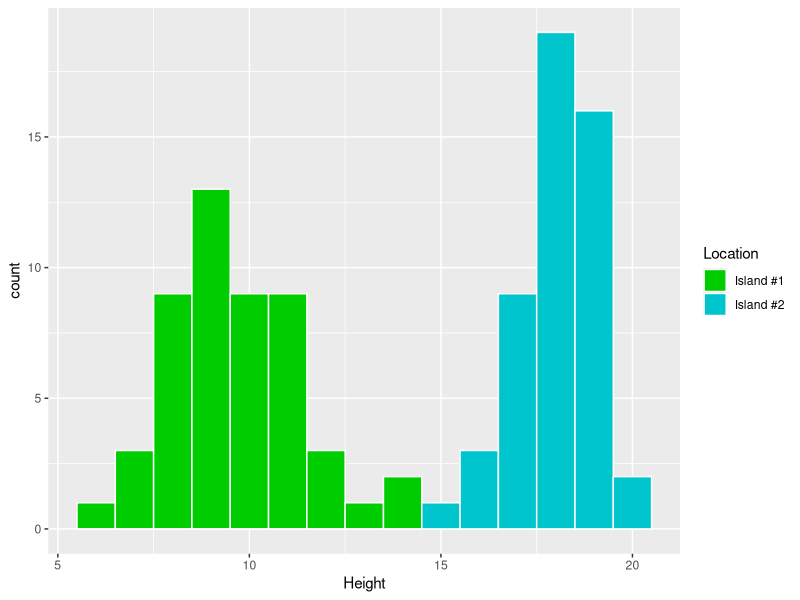

Write R code to recreate this figure. (Note: this script raises an error after producing the figure.)
## ---- chunk 1
library(tidyverse)

set.seed(12)
d1 <- data.frame(x = rnorm(50, 10, 2), type = "Island #1")
d2 <- data.frame(x = rnorm(50, 18, 1.2), type = "Island #2")

dd <- bind_rows(d1, d2) %>%
  set_names(c("Height", "Location"))

head(dd)
## ---- chunk 2
dd %>%
  ggplot(aes(x = Height, fill = Location)) +
  geom_histogram(binwidth = 1, color = "white") +
  scale_fill_manual(values = c("green3", "turquoise3"))
## ---- chunk 3
knitr::include_graphics("images/advisor_email.png")
## ---- chunk 4
dd %>%
  ggplot(aes(x = Height, fill = Location)) +
  geom_histogram(binwidth = 1, color = "white") +
  scale_fill_manual(values = c("green3", "turquoise3")) +
  theme_light() +
  scale_y_continuous(expand = c(0, 0)) +
  labs(x = "Teacup Giraffe heights", y = "Frequency", fill = NULL) +
  theme(
    panel.border         = element_blank(),
    panel.grid.minor     = element_blank(),
    legend.position      = "top",
    legend.justification = "left",
    legend.background    = element_rect(color = "white")
  )
